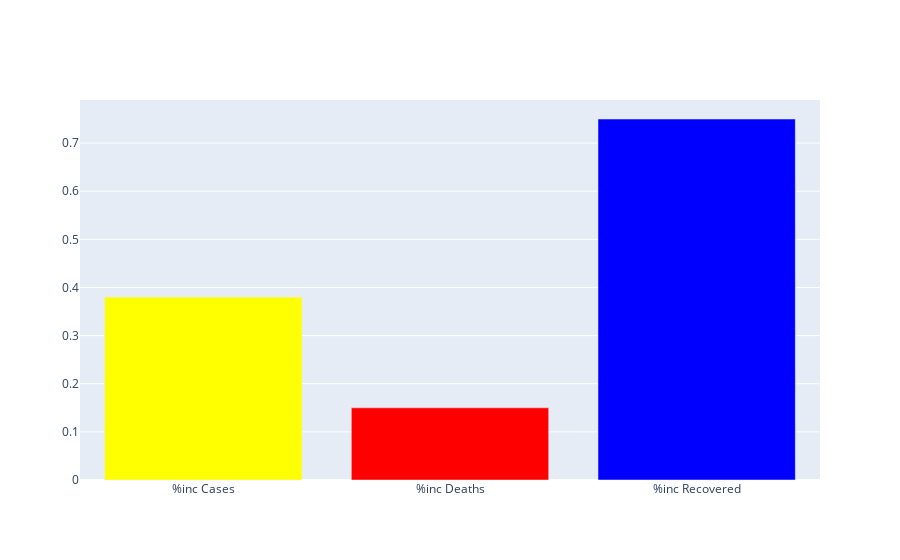

Notebook cell for this chart:
### Code cell
per = np.round(df[['%inc Cases', '%inc Deaths', '%inc Recovered']].loc[0],2)
per_df = pd.DataFrame(per)
per_df.columns = ['Percentage']

fig = go.Figure()
fig.add_trace(go.Bar(x = per_df.index,y = per_df['Percentage'],marker_color = ['Yellow','Red','Blue']))
fig.show()

### Figure 1 — Plotly figure (JSON) as saved in the notebook; plotly's stock layout.template omitted (floating-point values rounded to 4 significant figures)
{"data": [{"marker": {"color": ["Yellow", "Red", "Blue"]}, "type": "bar", "x": ["%inc Cases", "%inc Deaths", "%inc Recovered"], "y": [0.38, 0.15, 0.75]}], "layout": {}}
